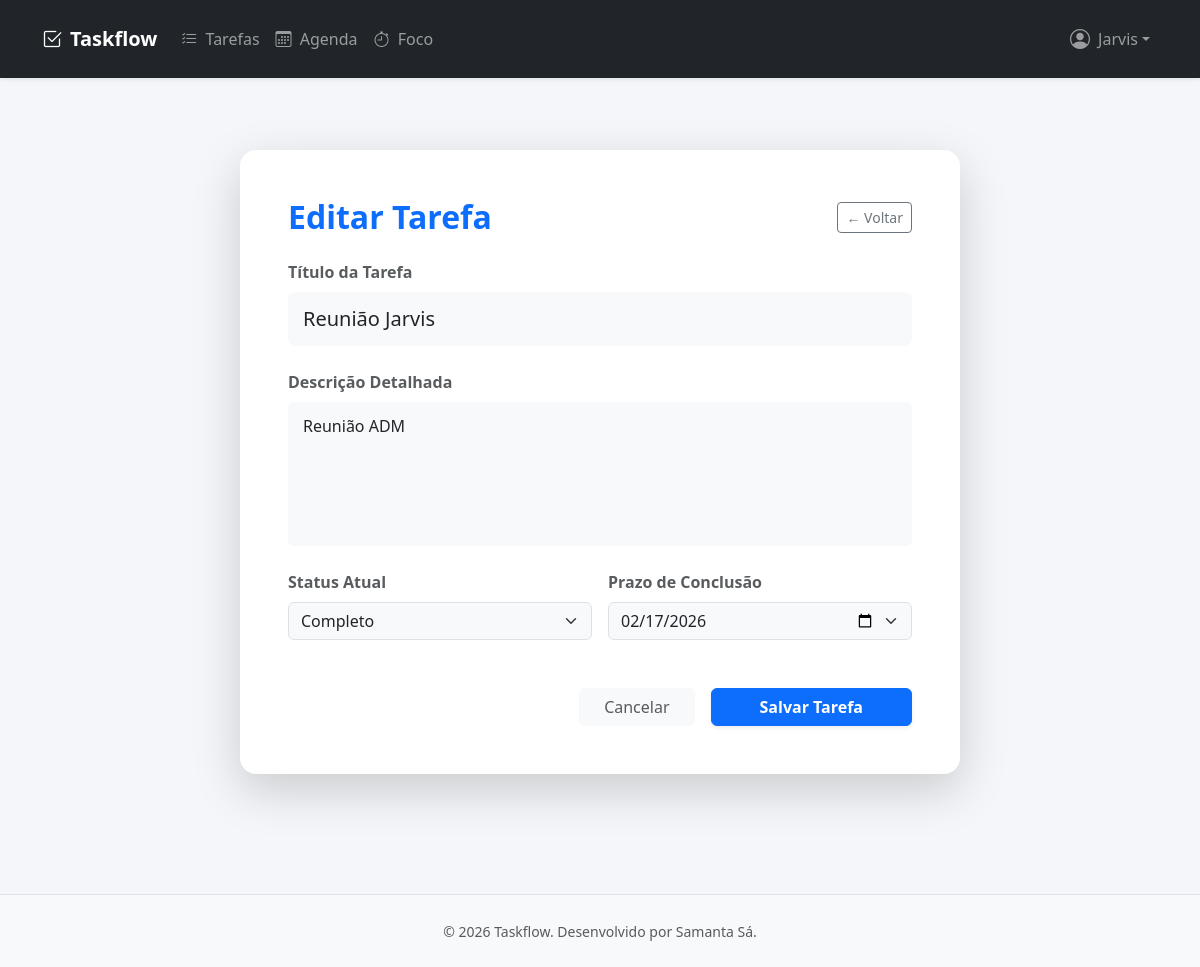
/tasks/5/edit/ (signed in), run on the app's committed database.
### tasks/models.py (models this page shows, shortened)
class Task(models.Model):
    STATUS_PENDING = 'PENDENTE'
    STATUS_IN_PROGRESS = 'EM_ANDAMENTO'
    STATUS_COMPLETED = 'COMPLETO'
    STATUS_CHOICES = [
        (STATUS_PENDING, 'Pendente'),
        (STATUS_IN_PROGRESS, 'Em Andamento'),
        (STATUS_COMPLETED, 'Completo'),
    ]
    title = models.CharField(max_length=255)
    description = models.TextField(blank=True)
    status = models.CharField(
        max_length=50,
        choices=STATUS_CHOICES,
        default=STATUS_PENDING
    )
    due_date = models.DateField(null=True, blank=True)
    created_at = models.DateTimeField(auto_now_add=True)
    updated_at = models.DateTimeField(auto_now=True)
    user = models.ForeignKey(
        User,
        on_delete=models.CASCADE,
        related_name='tasks'
    )
    class Meta:
        ordering = ['-created_at']

### tasks/views.py (the view)
# urls.py: path('<int:pk>/edit/', views.task_update, name='task_update'),
@login_required
def task_update(request, pk):
    task = get_object_or_404(Task, pk=pk, user=request.user)
    if request.method == 'POST':
        form = TaskForm(request.POST, instance=task)
        if form.is_valid():
            form.save()
            return redirect('task_list')
    else:
        form = TaskForm(instance=task)
    return render(request, 'tasks/task_form.html', {'form': form})

### tasks/forms.py
class TaskForm(forms.ModelForm):
    class Meta:
        model = Task
        fields = ['title', 'description', 'status', 'due_date']
        widgets = {
            'due_date': forms.DateInput(attrs={'type': 'date'}),
        }

### templates/tasks/task_form.html (shortened to what this page needs)
{% extends 'base.html' %}
{% load widget_tweaks %}
{% block content %}
<div class="container py-5">
    <div class="row justify-content-center">
        <div class="col-lg-8 col-md-10">
            <div class="card shadow-lg border-0 rounded-4">
                <div class="card-body p-5">
                    <div class="d-flex justify-content-between align-items-center mb-4">
                        <h2 class="fw-bold text-primary m-0">
                            {% if form.instance.pk %}Editar Tarefa{% else %}Nova Tarefa{% endif %}
                        </h2>
                        <a href="{% url 'task_list' %}" class="btn btn-outline-secondary btn-sm">
                            &larr; Voltar
                        </a>
                    </div>
                    <form method="post" novalidate>
                        <div class="mb-4">
                            <label class="form-label text-muted fw-semibold">Título da Tarefa</label>
                            {% render_field form.title class="form-control form-control-lg bg-light" placeholder="Ex: Reunião com a equipe de Design" %}
                        </div>
                        <div class="mb-4">
                            <label class="form-label text-muted fw-semibold">Descrição Detalhada</label>
                            {% render_field form.description class="form-control bg-light" rows="5" placeholder="Descreva os detalhes desta tarefa..." %}
                        </div>
                        <div class="row g-3 mb-4">
                            <div class="col-md-6">
                                <label class="form-label text-muted fw-semibold">Status Atual</label>
                                {% render_field form.status class="form-select bg-light" %}
                            </div>
                            <div class="col-md-6">
                                <label class="form-label text-muted fw-semibold">Prazo de Conclusão</label>
                                {% render_field form.due_date class="form-select bg-light" type="date" %}
                            </div>
                        </div>
                        <div class="d-grid gap-2 d-md-flex justify-content-md-end mt-5">
                            <a href="{% url 'task_list' %}" class="btn btn-light text-muted px-4 me-md-2">Cancelar</a>
                            <button type="submit" class="btn btn-primary px-5 shadow-sm fw-bold">
                                Salvar Tarefa
                            </button>
                        </div>
                    </form>
                </div>
            </div>
        </div>
    </div>
</div>
{% endblock %}

### templates/base.html (shortened to what this page needs)
{% load static %}
<!DOCTYPE html>
<html lang="pt-br">
<head>
    <link href="https://cdn.jsdelivr.net/npm/bootstrap@5.3.0/dist/css/bootstrap.min.css" rel="stylesheet">
    <link rel="stylesheet" href="https://cdn.jsdelivr.net/npm/bootstrap-icons@1.10.0/font/bootstrap-icons.css">
    <link rel="stylesheet" href="{% static 'css/style.css' %}">
</head>
<body>
    <nav class="navbar navbar-expand-lg navbar-dark bg-dark py-3 shadow-sm">
        <div class="container">
            <a class="navbar-brand fw-bold d-flex align-items-center" href="#">
                <i class="bi bi-check2-square me-2"></i> Taskflow
            </a>
            <div class="collapse navbar-collapse" id="navbarNav">
                {% if user.is_authenticated %}
                <ul class="navbar-nav me-auto mb-2 mb-lg-0">
                    <li class="nav-item">
                        <a class="nav-link" href="{% url 'task_list' %}">
                            <i class="bi bi-list-check me-1"></i> Tarefas
                        </a>
                    </li>
                    <li class="nav-item">
                        <a class="nav-link" href="#">
                            <i class="bi bi-calendar3 me-1"></i> Agenda
                        </a>
                    </li>
                    <li class="nav-item">
                        <a class="nav-link" href="#">
                            <i class="bi bi-stopwatch me-1"></i> Foco
                        </a>
                    </li>
                </ul>
                <ul class="navbar-nav">
                    <li class="nav-item dropdown">
                        <a class="nav-link dropdown-toggle d-flex align-items-center" href="#" role="button" data-bs-toggle="dropdown" aria-expanded="false">
                            <i class="bi bi-person-circle me-2 fs-5"></i>
                            <span>{{ user.username|title }}</span>
                        </a>
                    </li>
                </ul>
                {% endif %}
            </div>
        </div>
    </nav>
    <main class="container py-4 flex-grow-1">
        {% block content %}
        {% endblock %}
    </main>
    <footer class="text-center py-4 text-muted mt-5 bg-light border-top">
        <small>&copy; 2026 Taskflow. Desenvolvido por Samanta Sá.</small>
    </footer>
</body>
</html>

### templates/static/css/style.css (style rules this page uses)
:root { --primary-color: #0d6efd; --bg-color: #f4f6f9; --card-hover: translateY(-5px); }
body { background-color: var(--bg-color); font-family: 'Segoe UI', Tahoma, Geneva, Verdana, sans-serif; min-height: 100vh; display: flex; flex-direction: column; }
footer { margin-top: auto; }
.form-control { border: none; padding: 12px 15px; }
textarea.form-control { resize: none; }

### data on the page
Task: title "Reunião Jarvis", description "Reunião ADM", status "Completo", due_date "02/17/2026"

### other printed values
{{ user.username|title }} "Jarvis"
